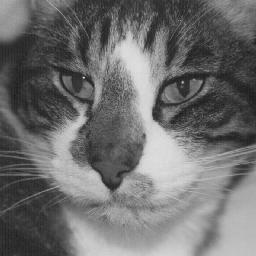
#> input picture Ex1/dorian.jpg, 256 x 256 px, found by its file name
$ python esercizio_3.py
#> lines starting #> are read from the running program, lines starting #| are printed output that depends on the picture
import numpy as np              # importa Numpy
import matplotlib.pyplot as plt # importa Matplotlib
import scipy.ndimage as ndi     # importa Scipy per le immagini
import skimage.io as io         # importa il modulo Input/Output di SK-Image

def medie(x, k):
    """
    Data un'immagine x fornisce l'immagine delle medie locali usando una finestra
    K x K
    """
    y = ndi.generic_filter(x, np.mean, (k,k))
    return y

x = io.imread("dorian.jpg")
#> x is the input picture: shape (256, 256); min 21, max 228, mean 110.6

y1 = medie(x, 3)
y2 = medie(x, 5)
#> call 2 of medie, with k = 5
#> in medie (call 2), `y = ndi.generic_filter(x, np.mean, (k,k))`:
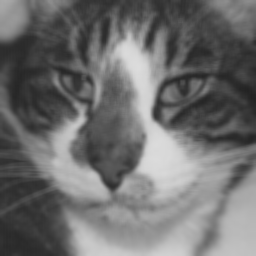
#> y: shape (256, 256); min 34, max 220, mean 110.2
y3 = medie(x, 7)
y4 = medie(x, 9)

fig, axes = plt.subplots(2, 2, figsize=(10, 10))

axes[0, 0].imshow(y1, clim=[0, 255], cmap="gray")
axes[0, 0].set_title('K = 3')

axes[0, 1].imshow(y2, clim=[0, 255], cmap="gray")
axes[0, 1].set_title('K = 5')

axes[1, 0].imshow(y3, clim=[0, 255], cmap="gray")
axes[1, 0].set_title('K = 7')

axes[1, 1].imshow(y4, clim=[0, 255], cmap="gray")
axes[1, 1].set_title('K = 9')

plt.tight_layout()
plt.show()
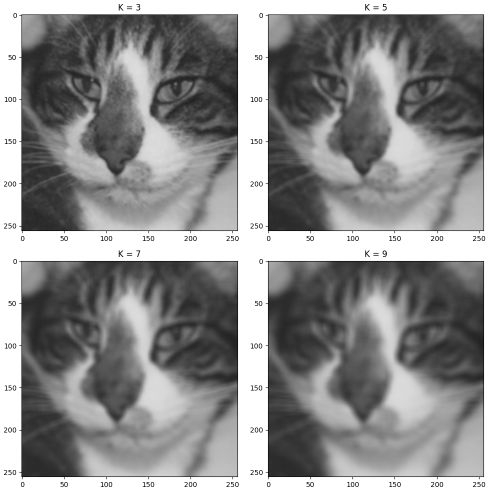
#> figure drawn by matplotlib, 4 panels

# più la finestratura è grande, meno è dettagliata l'immagine delle medie
